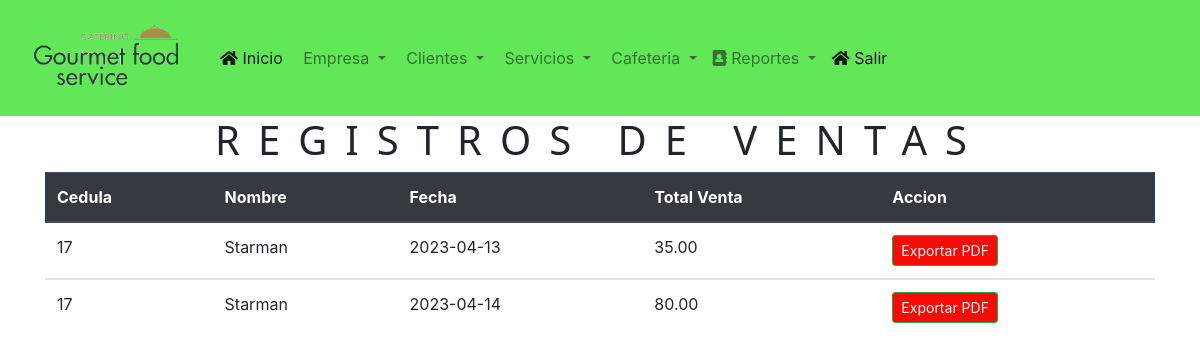
Page /reporteVentas.php on the committed database.
### tables this page shows
CREATE TABLE `ventas` (
  `id` bigint(20) UNSIGNED NOT NULL,
  `id_cliente` int(20) NOT NULL,
  `fecha` date NOT NULL,
  `total` decimal(7,2) DEFAULT NULL
);

CREATE TABLE `clientes` (
  `id` int(11) NOT NULL,
  `empId` int(11) NOT NULL,
  `cedula` varchar(20) NOT NULL,
  `nombre` varchar(100) NOT NULL,
  `direccion` varchar(200) DEFAULT NULL,
  `centro costos` varchar(200) DEFAULT NULL,
  `consumos` int(11) NOT NULL,
  `estado` varchar(10) NOT NULL
);

### reporteVentas.php (the view, shortened to what this page needs)
<?php
    include('conexion.php');
?>
<!DOCTYPE html>
<html>
<head>
</head>
<body>
<link rel="stylesheet" href="css/estilos.css">
    <head>
   <link rel="stylesheet" href="./css/fontawesome-all.min.css">
    <link rel="stylesheet" href="catering/sis/bootstrap/css/bootstrap.min.css">
<nav class="navbar navbar-expand-lg navbar-light "style="background-color: #62e758;" >
      <a class="navbar-brand"><img src="logo2.png" height="90px" width="180px;" /></a>
         <div id="my-nav" class="collapse navbar-collapse">
             <ul class="navbar-nav mr-auto">
                 <li class="nav-item active">
                     <a class="nav-link" href="catering/sis/principal.php"><i class="fas fa-home"></i> Inicio <span class="sr-only">(current)</span></a>
                 </li>
                 <li class="nav-item dropdown">
                <a class="nav-link dropdown-toggle" href="#" id="navbardrop" data-toggle="dropdown">
                       <i class="fas fa-school"></i> Empresa
                    </a>
                    </li>
                    <li class="nav-item dropdown">
                <a class="nav-link dropdown-toggle" href="#" id="navbardrop" data-toggle="dropdown">
                       <i class="fas fa-school"></i> Clientes
                    </a>
                    </li>
                 <li class="nav-item dropdown">
                <a class="nav-link dropdown-toggle" href="#" id="navbardrop" data-toggle="dropdown">
                       <i class="fas fa-school"></i> Servicios
                    </a>
                    </li>
                    <li class="nav-item dropdown">
                <a class="nav-link dropdown-toggle" href="#" id="navbardrop" data-toggle="dropdown">
                       <i class="fas fa-school"></i> Cafeteria
                    </a>
                    </li>
                    <li class="nav-item dropdown">
                <a class="nav-link dropdown-toggle" href="#" id="navbardrop" data-toggle="dropdown">
                       <i class="fas fa-address-book"></i> Reportes
                    </a>
                    </li>
                    <li class="nav-item active">
                     <a class="nav-link" href="catering/sis/salir.php"><i class="fas fa-home"></i> Salir <span class="sr-only">(current)</span></a>
                 </li>
             </ul>
         </div>
</nav>
</body>
</html>
<?php
        $query="SELECT * FROM clientes c JOIN ventas v where v.id_cliente=c.id ";
    $enviar=mysqli_query($db,$query);
    $ver=mysqli_fetch_array($enviar);
    echo "<center><h1>Registros de Ventas</h1></center>";
    echo "<div class=container><center><table class=table >
        <thead class=thead-dark>
    <tr>
      <th scope=col>Cedula</th>
      <th scope=col>Nombre</th>
      <th scope=col>Fecha</th>
      <th scope=col>Total Venta</th>
      <th scope=col>Accion</th>
    </tr>
  </thead>";
    do{
    $cedula=$ver['cedula'];
    $nombre=$ver['nombre'];
    $fecha=$ver['fecha'];
    $total=$ver['total'];
    echo '
        <tbody>
        <tr>
        <td>'.$cedula.'</td>
        <td>'.$nombre.'</td>
        <td>'.$fecha.'</td>
        <td>'.$total.'</td>
        <td><a href="exportarPDF.php?id=$codigo" class="btn btn-sm btn-success" style="background-color:#f60b07">Exportar PDF</a></td>
        </tr>
    ';
    }while ($ver=mysqli_fetch_array($enviar));
        echo '</tbody></table>
        </center></div>';
?>

### catering/sis/css/estilos.css (style rules this page uses)
* { padding: 0px; margin: 0px; }
body { background-color: lightgreen; }
h1 { letter-spacing: 1.5vw; font-family: 'system-ui'; text-transform: uppercase; text-align: center; }

### rows in the picture
ventas: id_cliente.cedula "17", id_cliente.nombre "Starman", fecha "2023-04-13", total "35.00"
ventas: id_cliente.cedula "17", id_cliente.nombre "Starman", fecha "2023-04-14", total "80.00"
